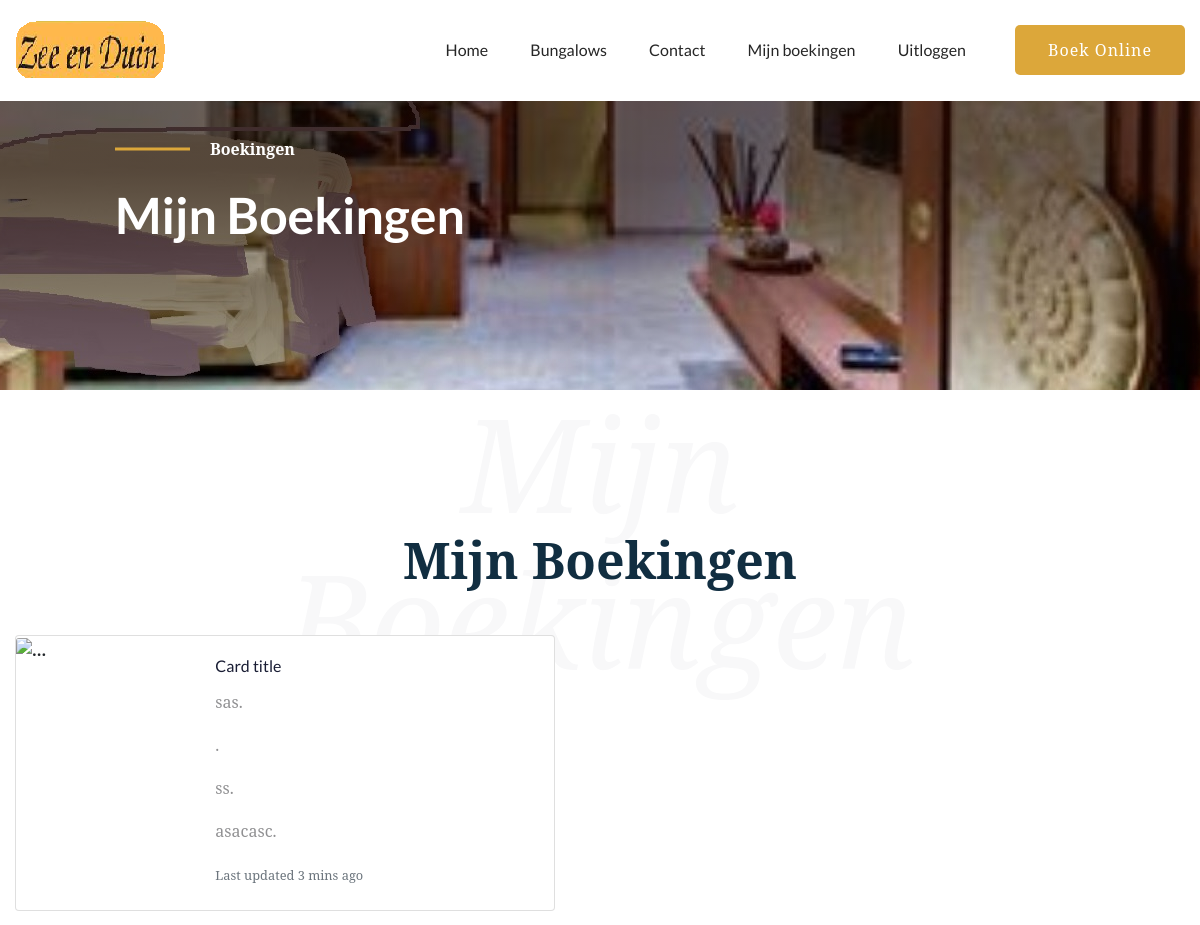
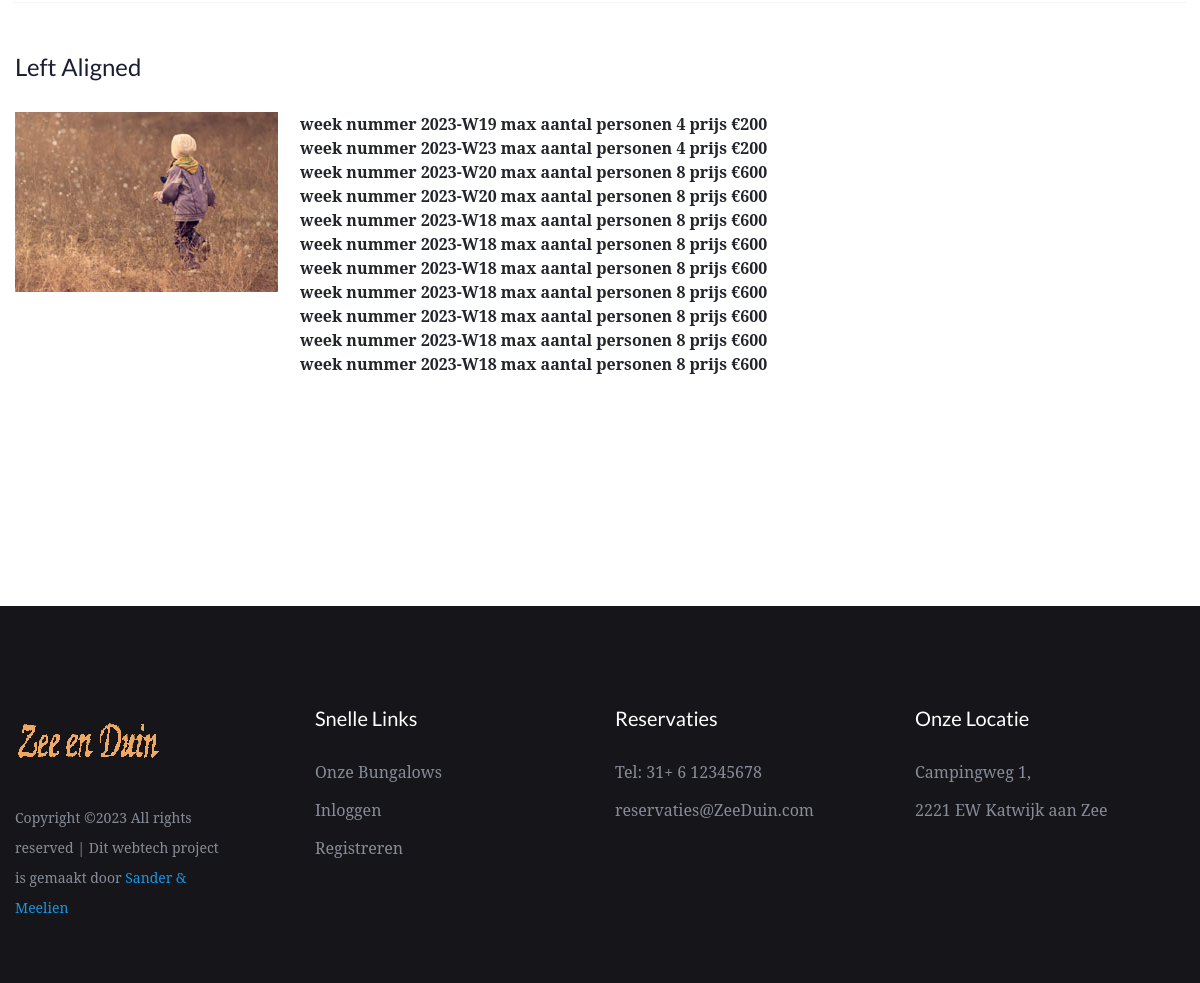
The page /boekingen (signed in) on the database its author committed (2 pictures, top to bottom).
### website2/models.py (models this page shows)
class Boekingen(db.Model):
    __tablename__ = 'bookings'
    id = db.Column(db.Integer, primary_key=True)
    week = db.Column(db.Integer, nullable=False) # Not NULL
    customer_id = db.Column(db.Integer, db.ForeignKey('customer.id')) # Foreign key?
    bungalow_id = db.Column(db.Integer, db.ForeignKey('bungalow.id')) # Foreign key?

class Bungalow(db.Model):
    __tablename__ = 'bungalow'
    id = db.Column(db.Integer, primary_key=True)
    name = db.Column(db.Text, nullable = False)
    size = db.Column(db.Integer, nullable = False)
    price = db.Column(db.Integer, nullable = False)
    bookings = db.relationship('Boekingen', backref='bungalow', uselist=False)

### website2/auth.py (the view)
@auth.route('/boekingen')
@login_required
def boekingen():
    results = db.session.execute(db.select(Boekingen, Bungalow)
                                 .filter(Boekingen.bungalow_id == Bungalow.id)
                                 .filter(Boekingen.customer_id == current_user.id)).scalars()
    return render_template("mijnboekingen.html", user=current_user, boekingen=results)

### website2/__init__.py (called while the page is built)
def create_app():
    app = Flask(__name__)
    app.config['SECRET_KEY'] = 'geheimesleutel'
    app.config['SQLALCHEMY_DATABASE_URI'] = f'sqlite:///{DB_NAME}'
    db.init_app(app)
    from .views import views
    from .auth import auth
    app.register_blueprint(views, url_prefix='/')
    app.register_blueprint(auth, url_prefix='/')
    from .models import Klant, Boekingen, Bungalow
    login_manager = LoginManager()
    login_manager.login_view = 'auth.login'
    login_manager.init_app(app)
    @login_manager.user_loader
    def load_klant(id):
        return Klant.query.get(int(id))
    with app.app_context():
        db.create_all()
    return app

### website2/templates/mijnboekingen.html (shortened to what this page needs)
{% extends "base.html" %}
{% block content %}
        <link rel="stylesheet" href="../static/assets/css/bootstrap.min.css">
        <link rel="stylesheet" href="../static/assets/css/owl.carousel.min.css">
        <link rel="stylesheet" href="../static/assets/css/gijgo.css">
        <link rel="stylesheet" href="../static/assets/css/slicknav.css">
        <link rel="stylesheet" href="../static/assets/css/animate.min.css">
        <link rel="stylesheet" href="../static/assets/css/magnific-popup.css">
        <link rel="stylesheet" href="../static/assets/css/fontawesome-all.min.css">
        <link rel="stylesheet" href="../static/assets/css/themify-icons.css">
        <link rel="stylesheet" href="../static/assets/css/themify-icons.css">
        <link rel="stylesheet" href="../static/assets/css/slick.css">
        <link rel="stylesheet" href="../static/assets/css/nice-select.css">
        <link rel="stylesheet" href="../static/assets/css/style.css">
        <link rel="stylesheet" href="../static/assets/css/responsive.css">
   </head>
   <body>
    <div id="preloader-active">
        <div class="preloader d-flex align-items-center justify-content-center">
            <div class="preloader-inner position-relative">
                <div class="preloader-img pere-text">
                    <strong>Boekingen</b>
                </div>
            </div>
        </div>
    </div>
    <main>
        <div class="slider-area">
            <div class="single-slider hero-overly slider-height2 d-flex align-items-center" data-background="assets/img/hero/roomspage_hero.jpg" >
                <div class="container">
                    <div class="row ">
                        <div class="col-md-11 offset-xl-1 offset-lg-1 offset-md-1">
                            <div class="hero-caption">
                                <span>Boekingen</span>
                                <h2>Mijn Boekingen</h2>
                            </div>
                        </div>
                    </div>
                </div>
            </div>
        </div>
        <section class="room-area r-padding1">
            <div class="container">
                <div class="row justify-content-center">
                    <div class="col-xl-8">
                        <div class="font-back-tittle mb-45">
                            <div class="archivment-front">
                                <h3>Mijn Boekingen</h3>
                            </div>
                            <h3 class="archivment-back">Mijn Boekingen</h3>
                        </div>
                    </div>
                </div>
                <div class="card mb-3" style="max-width: 540px;">
                    <div class="row no-gutters">
                      <div class="col-md-4">
                        <img src="..." class="card-img" alt="...">
                      </div>
                      <div class="col-md-8">
                        <div class="card-body">
                          <h5 class="card-title">Card title</h5>
                          <p class="card-text"> sas.</p> <p class="card-text" > .</p>
                          <p class="card-text"> ss.</p>
                          <p class="card-text"> asacasc.</p>
                          <p class="card-text"><small class="text-muted">Last updated 3 mins ago</small></p>
                        </div>
                      </div>
                    </div>
                  </div>
                <div class="section-top-border">
                    <h3 class="mb-30">Left Aligned</h3>
                    <div class="row">
                        <div class="col-md-3">
                            <img src="assets/img/elements/d.jpg" alt="" class="img-fluid">
                        </div>
                        <ul class="text-right">
                        {% for boeking in boekingen %}
                            <li>week nummer {{ boeking.week }}
                                max aantal personen {{ boeking.bungalow.size }}
                                prijs €{{ boeking.bungalow.price }}
                            </li>
                        {% endfor %}
                        </ul>
                    </div>
                </div>
        </section>
    </body>
{% endblock %}

### rows shown on the page
Boekingen: week "2023-W19", bungalow.size "4", bungalow.price "200"
Boekingen: week "2023-W23", bungalow.size "4", bungalow.price "200"
Boekingen: week "2023-W20", bungalow.size "8", bungalow.price "600"
Boekingen: week "2023-W20", bungalow.size "8", bungalow.price "600"
Boekingen: week "2023-W18", bungalow.size "8", bungalow.price "600"
Boekingen: week "2023-W18", bungalow.size "8", bungalow.price "600"
Boekingen: week "2023-W18", bungalow.size "8", bungalow.price "600"
Boekingen: week "2023-W18", bungalow.size "8", bungalow.price "600"
Boekingen: week "2023-W18", bungalow.size "8", bungalow.price "600"
Boekingen: week "2023-W18", bungalow.size "8", bungalow.price "600"
Boekingen: week "2023-W18", bungalow.size "8", bungalow.price "600"
